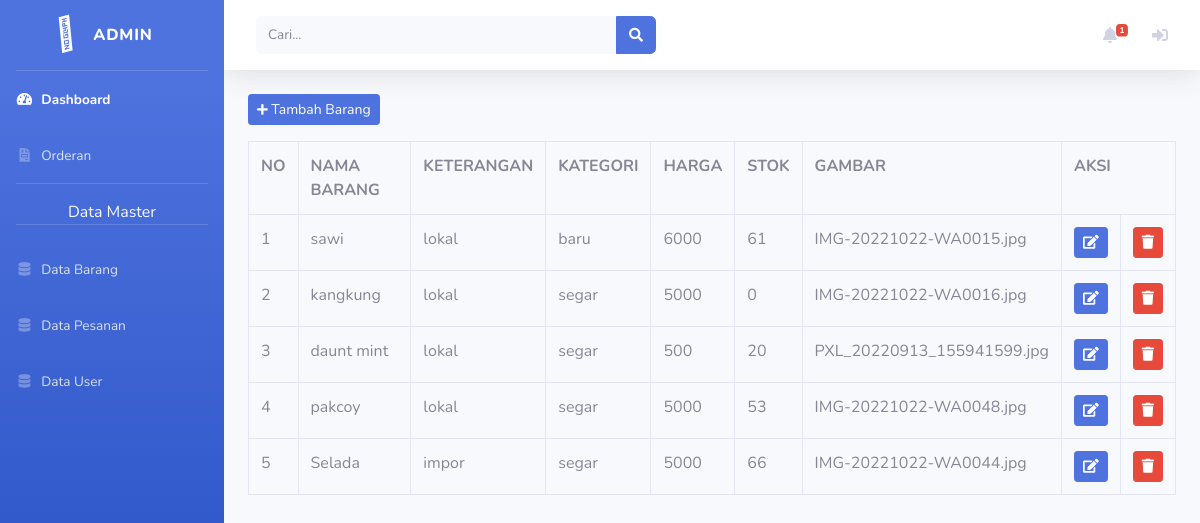
Page /index.php/admin/data_barang on the committed database.
### tables this page shows
CREATE TABLE `tb_barang` (
  `id_brg` int(11) NOT NULL,
  `nama_brg` varchar(120) NOT NULL,
  `keterangan` varchar(225) NOT NULL,
  `kategori` varchar(60) NOT NULL,
  `harga` int(11) NOT NULL,
  `stok` int(4) NOT NULL,
  `gambar` text NOT NULL
);

### application/controllers/admin/Data_barang.php (called while the page is built, shortened)
<?php
class Data_barang extends CI_Controller{
	public function index()
	{
		$find = $this->uri->segment(2);
		if(isset($_POST['btn-cari'])){
			$key = $this->input->post('cari');
			$data['barang'] = $this->model_barang->like($key);
		}else{
			$data['barang'] = $this->model_barang->tampil_data()->result();
		}
		$this->load->view('templates_admin/header');
        $this->load->view('templates_admin/sidebar',['order'=>$this->model_pesanan->getOrder(),'find'=>$find]);
        $this->load->view('admin/data_barang', $data);
		$this->load->view('templates_admin/footer');
	}
}

### index.php (called while the page is built, shortened)
<?php
require_once BASEPATH.'core/CodeIgniter.php';

### application/models/Model_barang.php (called while the page is built, shortened)
<?php
class Model_barang extends CI_Model{
	public function tampil_data(){
		return $this->db->get('tb_barang');
	}
}

### application/views/admin/data_barang.php (the view, shortened to what this page needs)
<div class="container-fluid">
	<button class="btn btn-sm btn-primary mb-3" data-toggle="modal" data-target="#tambah_barang"><i class="fas fa-plus fa-sm"></i> Tambah Barang</button>
<table class="table table-bordered">
	<tr>
		<th>NO</th>
		<th>NAMA BARANG</th>
		<th>KETERANGAN</th>
		<th>KATEGORI</th>
		<th>HARGA</th>
    <th>STOK</th>
		<th>GAMBAR</th>
		<th colspan="3">AKSI</th>
	</tr>
	<?php
	$no=1;
	foreach($barang as $brg) : ?>
		<tr>
			<td><?php echo $no++ ?></td>
			<td><?php echo $brg->nama_brg ?></td>
			<td><?php echo $brg->keterangan ?></td>
			<td><?php echo $brg->kategori ?></td>
			<td><?php echo $brg->harga ?></td>
      <td><?php echo $brg->stok ?></td>
			<td><?php echo $brg->gambar ?></td>
			<td><?php echo anchor('admin/data_barang/edit/' .$brg->id_brg, '<div class="btn btn-primary btn-sm"><i class="fa fa-edit"></i></div>') ?></td>
			<td><?php echo anchor('admin/data_barang/hapus/' .$brg->id_brg, '<div class="btn btn-danger btn-sm"><i class="fa fa-trash"></i></div>') ?></td>
		</tr>
	<?php endforeach; ?>
</table>
</div>

### application/views/templates_admin/header.php (shortened to what this page needs)
<!DOCTYPE html>
<html lang="en">
<head>
    <link href="<?php echo base_url() ?>assets/vendor/fontawesome-free/css/all.min.css" rel="stylesheet" type="text/css">
    <link href="<?php echo base_url() ?>assets/css/sb-admin-2.min.css" rel="stylesheet">
</head>

### application/views/templates_admin/sidebar.php (shortened to what this page needs)
<body id="page-top">
    <div id="wrapper">
        <ul class="navbar-nav bg-gradient-primary sidebar sidebar-dark accordion" id="accordionSidebar">
            <a class="sidebar-brand d-flex align-items-center justify-content-center" href="index.html">
                <div class="sidebar-brand-icon rotate-n-15">
                     <i class="fa-light fa-store"></i>
                </div>
                <div class="sidebar-brand-text mx-3">ADMIN</div>
            </a>
            <hr class="sidebar-divider my-0">
            <li class="nav-item active">
                <a class="nav-link" href="<?php echo base_url('admin/dashboard_admin') ?>">
                    <i class="fas fa-fw fa-tachometer-alt"></i>
                    <span>Dashboard</span></a>
            </li>
            <li class="nav-item">
                <a class="nav-link" href="<?php echo base_url('admin/orderan') ?>">
                    <i class="fas fa-fw fa-file-invoice"></i>
                    <span>Orderan</span></a>
            </li>
            <hr class="sidebar-divider">
            <div class="text-center text-light">
                <span>Data Master</span></a>
            </div>
            <hr class="sidebar-divider d-none d-md-block">
            <li class="nav-item">
                <a class="nav-link" href="<?php echo base_url('admin/data_barang') ?>">
                    <i class="fas fa-fw fa-database"></i>
                    <span>Data Barang</span></a>
            </li>
            <li class="nav-item">
                <a class="nav-link" href="<?php echo base_url('admin/data_pesanan') ?>">
                    <i class="fas fa-fw fa-database"></i>
                    <span>Data Pesanan</span></a>
            </li>
            <li class="nav-item">
                <a class="nav-link" href="<?php echo base_url('admin/data_user') ?>">
                    <i class="fas fa-fw fa-database"></i>
                    <span>Data User</span></a>
            </li>
        </ul>
        <div id="content-wrapper" class="d-flex flex-column">
            <div id="content">
                <nav class="navbar navbar-expand navbar-light bg-white topbar mb-4 static-top shadow">
                    <?php if(isset($find) && $find){ ?>
                    <form class="d-none d-sm-inline-block form-inline mr-auto ml-md-3 my-2 my-md-0 mw-100 navbar-search" action="<?= base_url('admin/'.$find) ?>" method="post">
                        <div class="input-group">
                            <input type="text" name="cari" class="form-control bg-light border-0 small" placeholder="Cari..."
                                aria-label="Search" aria-describedby="basic-addon2">
                            <div class="input-group-append">
                                <button class="btn btn-primary" name="btn-cari" type="submit">
                                    <i class="fas fa-search fa-sm"></i>
                                </button>
                            </div>
                        </div>
                    </form>
                    <?php } ?>
                    <ul class="navbar-nav ml-auto">
                        <li class="nav-item dropdown no-arrow mx-1">
                            <a class="nav-link dropdown-toggle" href="#" id="alertsDropdown" role="button"
                                data-toggle="dropdown" aria-haspopup="true" aria-expanded="false">
                                <i class="fas fa-bell fa-fw"></i>
                                <span class="badge badge-danger badge-counter"><?= count($order) ?></span>
                            </a>
                        </li>
                        <li class="nav-item dropdown no-arrow mx-1">
                            <a class="nav-link dropdown-toggle" href="<?= base_url('index.php/dashboard/login') ?>" id="messagesDropdown">
                                <i class="fas fa-sign-in-alt"></i>
                            </a>
                        </li>
                    </ul>
                </nav>

### application/views/templates_admin/footer.php (shortened to what this page needs)
</body>
</html>

### rows in the picture
tb_barang: nama_brg "sawi", keterangan "lokal", kategori "baru", harga "6000", stok "61", gambar "IMG-20221022-WA0015.jpg"
tb_barang: nama_brg "kangkung", keterangan "lokal", kategori "segar", harga "5000", stok "0", gambar "IMG-20221022-WA0016.jpg"
tb_barang: nama_brg "daunt mint", keterangan "lokal", kategori "segar", harga "500", stok "20", gambar "PXL_20220913_155941599.jpg"
tb_barang: nama_brg "pakcoy", keterangan "lokal", kategori "segar", harga "5000", stok "53", gambar "IMG-20221022-WA0048.jpg"
tb_barang: nama_brg "Selada", keterangan "impor", kategori "segar", harga "5000", stok "66", gambar "IMG-20221022-WA0044.jpg"

### other values in the picture
count($order) "1"
